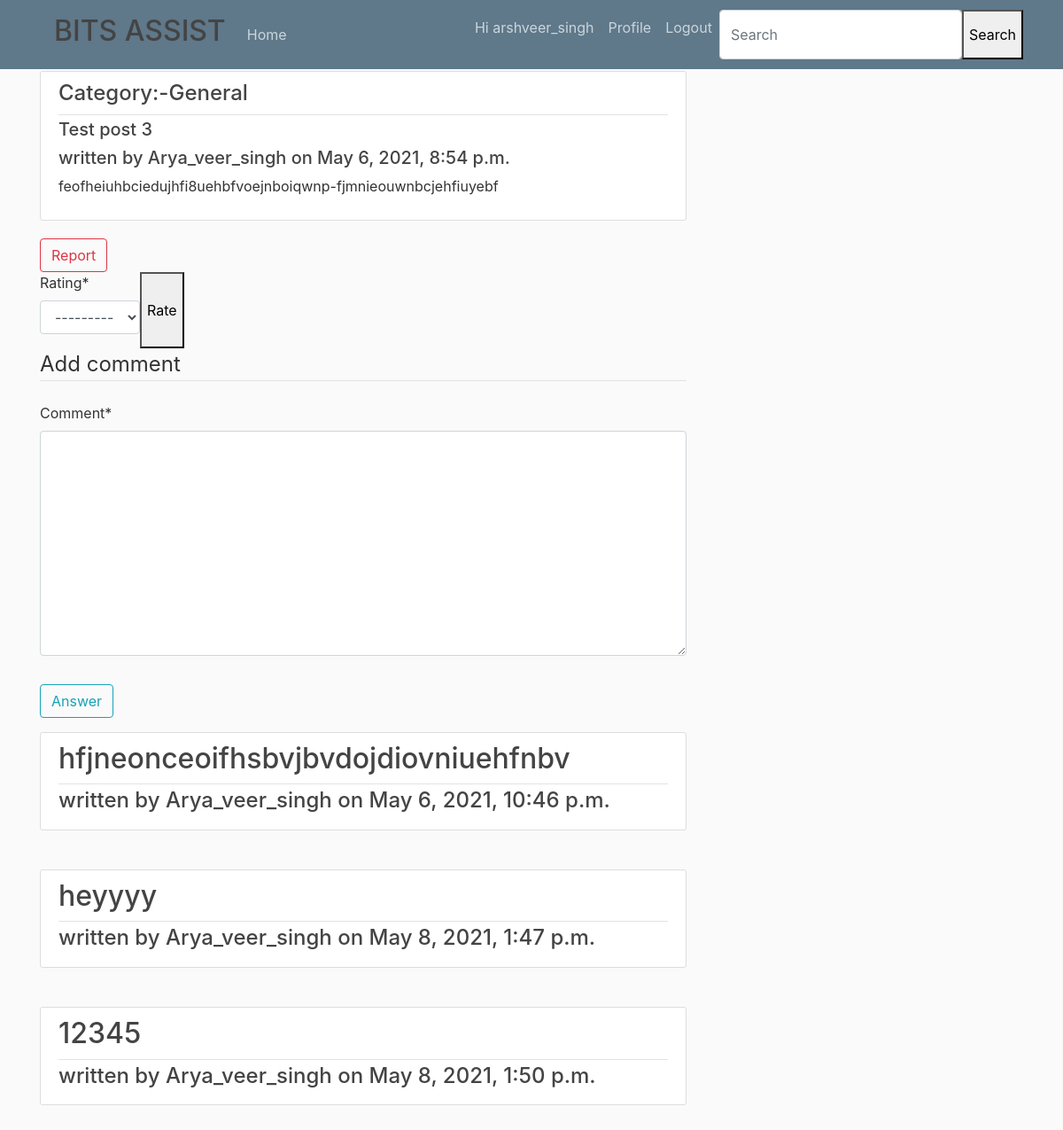
Page /post/4/ (signed in) on the committed database.
### query/models.py (models this page shows, shortened)
class posts(models.Model):
    writer=models.ForeignKey(User, on_delete=models.CASCADE)
    title=models.CharField(max_length=30)
    content=models.TextField()
    Date_posted=models.DateTimeField(default=timezone.now)
    Subject=models.TextField(default='General')
    report = models.BooleanField(default=False)
    avg_rating = models.DecimalField(default=0.00, decimal_places=2, max_digits=4)
    times_rated = models.IntegerField(default=0)

class comments(models.Model):
    writer=models.ForeignKey(User,on_delete=models.CASCADE,related_name="comments")
    Date_posted=models.DateTimeField(default=timezone.now)
    post=models.ForeignKey(posts,on_delete=models.CASCADE)
    comment=models.TextField()

### query/views.py (the view)
# urls.py: path('post/<int:pk>/', CommentCreateView,name='comment_create'),
def CommentCreateView(request, **kwargs):
    current_post = posts.objects.filter(id=kwargs['pk'])[0]
    post_comments = comments.objects.filter(post=current_post).all()
    current_user=request.user
    post_rating=Rating.objects.filter(post=current_post).all()
    times_rated=post_rating.count()
    if times_rated==0:
        avg_rating=0
    else:
        avg_rating=post_rating.aggregate(Avg('rating'))['rating__avg']
    current_post.avg_rating=avg_rating
    current_post.times_rated=times_rated
    current_post.save()
    if request.method == 'POST':
        cform = CommentcreateForm(request.POST)
        rform = RatingForm(request.POST)
        if rform.is_valid():
            rform.instance.rater=request.user
            rform.instance.post = current_post
            rform.save()
        if cform.is_valid():
            cform.instance.writer = request.user
            cform.instance.post = current_post
            cform.save()
        return redirect('home_page')
    else:
        post_ratings = Rating.objects.filter(post=current_post).all()
        user_post_rating = post_ratings.filter(rater=current_user).all()
        if user_post_rating.exists():
            x = 1
        else:
            x = 0
        cform = CommentcreateForm
        rform = RatingForm
        context = {
            'cform': cform,
            'rform': rform,
            'post': current_post,
            'comments': post_comments,
            'x':x,
        }
        return render(request, 'query/posts.html', context)

### query/templates/query/posts.html (shortened to what this page needs)
{% extends 'query/base.html' %}
{% load socialaccount %}
{% load crispy_forms_tags %}
{% block content %}
        <article class="media content-section">
            <div class="media-body">
                <div class="article-metadata">
                    <h4>Category:-{{ post.Subject }}</h4>
                </div>
                <h5>{{ post.title }}</h5>
                <h5>written by {{ post.writer }} on {{ post.Date_posted}}</h5>
                <p class="article-content">{{ post.content }}</p>
            </div>
        </article>
            <a  class="btn btn-outline-danger" href="{% url 'report_confirm' post.id %}">Report</a>
    {% if x == 0 %}
        <form class="d-flex" method=POST>
            {{ rform|crispy }}
            <button type="submit">Rate</button>
       </form>
    {% else%}
        <small>You have already rated it</small>
       </form>
    {% endif %}
    <form method="POST" enctype="multipart/form-data">
            <fieldset class="form-group">
                <legend class="border-bottom mb-4">Add comment</legend>
                {{ cform|crispy }}
            </fieldset>
            <div class="form-group">
                <button class="btn btn-outline-info" type="submit" >Answer</button>
            </div>
        </form>
   {% for comment in comments %}
        <article class="media content-section">
            <div class="media-body">
                <div class="article-metadata">
                    <h2>{{ comment.comment }}</h2>
                </div>
                <h4>written by {{ comment.writer }} on {{ comment.Date_posted}}</h4>
            </div>
        </article>
       <br>
    {% endfor %}
{% endblock %}

### query/templates/query/base.html (shortened to what this page needs)
{% load static %}
{% load socialaccount %}
<!DOCTYPE html>
<html lang="en">
<head>
    <link rel="stylesheet" href="https://maxcdn.bootstrapcdn.com/bootstrap/4.0.0/css/bootstrap.min.css">
    <link rel="stylesheet" type="text/css" href="{% static 'query/main.css' %}">
</head>
<body>
    <header class="site-header">
    <nav class="navbar navbar-expand-md navbar-dark bg-steel fixed-top">
    <div class="container">
      <h2 class="nav-item nav-link">BITS ASSIST</h2>
      <div class="collapse navbar-collapse" id="navbarToggle">
        <div class="navbar-nav mr-auto">
          <a class="nav-item nav-link" href={% url 'home_page' %}>Home</a>
        </div>
        <div class="navbar-nav">
            {% if user.is_authenticated %}
                <p class="nav-item nav-link">Hi {{ user.username }}</p>
                <a class="nav-item nav-link" href="{% url 'profile' %}">Profile</a>
                <a class="nav-item nav-link" href="{% url 'signout' %}">Logout</a>
            {% else %}
                <a class="nav-item nav-link" href="{% provider_login_url 'google' %}">Login</a>
            {% endif %}
                              <form class="d-flex" method=POST action="{% url 'search-venues' %}">
        <input class="form-control me-2" type="search" placeholder="Search" aria-label="Search" name="searched">
        <button type="submit">Search</button>
      </form>
        </div>
      </div>
    </div>
    </nav>
    </header>
    <main role="main" class="container">
        <div class="row">
        <div class="col-md-8">
          {% block content %}{% endblock %}
    </main>
</body>
</html>

### query/static/query/main.css (style rules this page uses)
body { background: #fafafa; color: #333333; margin-top: 5rem; }
h1, h2, h3, h4, h5, h6 { color: #444444; }
.bg-steel { background-color: #5f788a; }
.site-header .navbar-nav .nav-link { color: #cbd5db; }
.content-section { background: #ffffff; padding: 10px 20px; border: 1px solid #dddddd; border-radius: 3px; margin-bottom: 20px; }
.article-content { white-space: pre-line; }
.article-metadata { padding-bottom: 1px; margin-bottom: 4px; border-bottom: 1px solid #e3e3e3 }

### rows in the picture
posts: Subject "General", title "Test post 3", writer "Arya_veer_singh", Date_posted "May 6, 2021, 8:54 p.m.", content "feofheiuhbciedujhfi8uehbfvoejnboiqwnp-fjmnieouwnbcjehfiuyebf"
comments: comment "hfjneonceoifhsbvjbvdojdiovniuehfnbv", writer "Arya_veer_singh", Date_posted "May 6, 2021, 10:46 p.m."
comments: comment "heyyyy", writer "Arya_veer_singh", Date_posted "May 8, 2021, 1:47 p.m."
comments: comment "12345", writer "Arya_veer_singh", Date_posted "May 8, 2021, 1:50 p.m."

### other values in the picture
{{ user.username }} "arshveer_singh"
